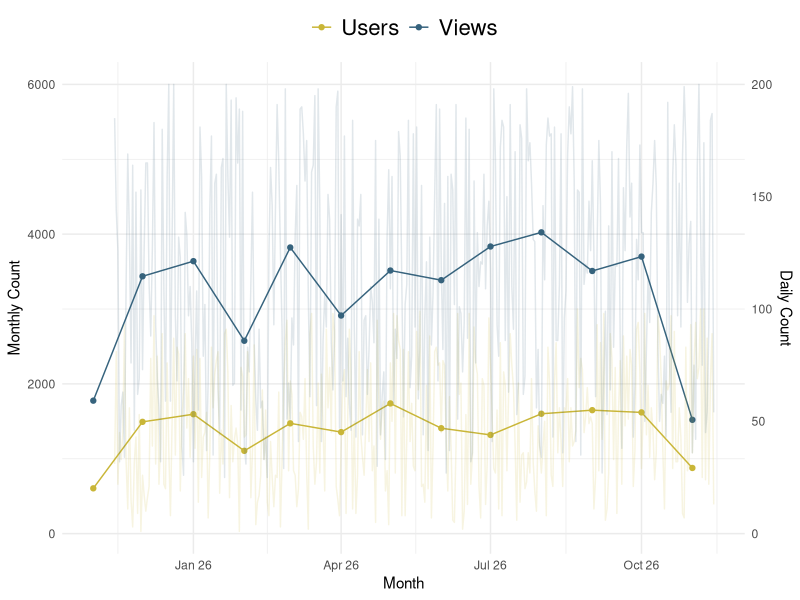

The R script that drew this image:
## ---- chunk 1
knitr::opts_chunk$set(
  message = FALSE,
  warning = FALSE,
  echo = FALSE
)
## ---- chunk 2

library(tidyverse)
day_range <- 0:365
temp_dat <-
  tibble(
    date = Sys.Date() - days(day_range),
    Users = sample(1:100, size = length(day_range), replace = TRUE),
    Views = sample(25:200, size = length(day_range), replace = TRUE)
  )

temp_dat |> 

  # Send down the rows
  pivot_longer(
    cols = -date,
    names_to = "Metric",
    values_to = "Value"
  ) |>
  
  # Get month
  mutate(date = floor_date(date, unit = "month")) |>
  
  # Aggregate
  summarize(
    Value = sum(Value),
    .by = 
      c(
        date,
        Metric
      )
  ) |>
  
  # Add group
  add_column(Granularity = "Monthly") |>
  
  # Make a plot
  ggplot(
    aes(
      x = date,
      y = Value,
      color = Metric
    )
  ) +
  geom_line() +
  geom_point() + 
  geom_line(
    data = 
    temp_dat |> 

    # Send down the rows
    pivot_longer(
      cols = -date,
      names_to = "Metric",
      values_to = "Value"
    ) |>
    
    # Indicate group
    add_column(Granularity = "Daily"),
    aes(
      y = Value * 30
    ),
    alpha = .15
  ) +
  theme_minimal() +
  theme(
    legend.position = "top",
    legend.title = element_blank(),
    legend.text = element_text(size = 16)
  ) +
  scale_x_date(name = "Month", date_labels = "%b %y") +
  scale_y_continuous(
    name = "Monthly Count",
    sec.axis = sec_axis(~./30, name = "Daily Count")
  ) +
  scale_color_manual(values = c("#c9b638", "#36637d"))

